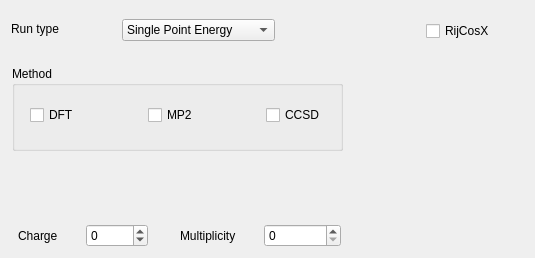
       <widget class="QWidget" name="controlPage">
        <widget class="QCheckBox" name="controlCosXCheck">
         <property name="geometry">
          <rect>
           <x>426</x>
           <y>18</y>
           <width>100</width>
           <height>26</height>
          </rect>
         </property>
         <property name="text">
          <string>RijCosX</string>
         </property>
        </widget>
        <widget class="QGroupBox" name="groupBox_2">
         <property name="geometry">
          <rect>
           <x>12</x>
           <y>66</y>
           <width>331</width>
           <height>85</height>
          </rect>
         </property>
         <property name="title">
          <string>Method</string>
         </property>
         <widget class="QWidget" name="layoutWidget">
          <property name="geometry">
           <rect>
            <x>18</x>
            <y>36</y>
            <width>295</width>
            <height>26</height>
           </rect>
          </property>
          <layout class="QHBoxLayout" name="horizontalLayout_18">
           <item>
            <widget class="QCheckBox" name="controlDFTCheck">
             <property name="text">
              <string>DFT</string>
             </property>
            </widget>
           </item>
           <item>
            <spacer name="horizontalSpacer_20">
             <property name="orientation">
              <enum>Qt::Horizontal</enum>
             </property>
             <property name="sizeHint" stdset="0">
              <size>
               <width>40</width>
               <height>20</height>
              </size>
             </property>
            </spacer>
           </item>
           <item>
            <widget class="QCheckBox" name="controlMP2Check">
             <property name="text">
              <string>MP2</string>
             </property>
            </widget>
           </item>
           <item>
            <spacer name="horizontalSpacer_21">
             <property name="orientation">
              <enum>Qt::Horizontal</enum>
             </property>
             <property name="sizeHint" stdset="0">
              <size>
               <width>40</width>
               <height>20</height>
              </size>
             </property>
            </spacer>
           </item>
           <item>
            <widget class="QCheckBox" name="controlCCSDCheck">
             <property name="text">
              <string>CCSD</string>
             </property>
            </widget>
           </item>
          </layout>
         </widget>
        </widget>
        <widget class="QComboBox" name="controlRunTypeCombo">
         <property name="geometry">
          <rect>
           <x>122</x>
           <y>19</y>
           <width>217</width>
           <height>25</height>
          </rect>
         </property>
         <property name="sizeAdjustPolicy">
          <enum>QComboBox::AdjustToContents</enum>
         </property>
         <item>
          <property name="text">
           <string>Single Point Energy</string>
          </property>
         </item>
         <item>
          <property name="text">
           <string>Geometry Optimization</string>
          </property>
         </item>
         <item>
          <property name="text">
           <string>Frequency</string>
          </property>
         </item>
        </widget>
        <widget class="QLabel" name="label_13">
         <property name="geometry">
          <rect>
           <x>11</x>
           <y>19</y>
           <width>72</width>
           <height>19</height>
          </rect>
         </property>
         <property name="text">
          <string>Run type</string>
         </property>
        </widget>
        <widget class="QWidget" name="layoutWidget">
         <property name="geometry">
          <rect>
           <x>18</x>
           <y>222</y>
           <width>130</width>
           <height>27</height>
          </rect>
         </property>
         <layout class="QHBoxLayout" name="horizontalLayout_9">
          <item>
           <widget class="QLabel" name="label_15">
            <property name="text">
             <string>Charge</string>
            </property>
           </widget>
          </item>
          <item>
           <widget class="QSpinBox" name="controlChargeSpin">
            <property name="minimum">
             <number>-10</number>
            </property>
            <property name="maximum">
             <number>10</number>
            </property>
           </widget>
          </item>
         </layout>
        </widget>
        <widget class="QWidget" name="layoutWidget">
         <property name="geometry">
          <rect>
           <x>180</x>
           <y>222</y>
           <width>161</width>
           <height>27</height>
          </rect>
         </property>
         <layout class="QHBoxLayout" name="horizontalLayout_17">
          <item>
           <widget class="QLabel" name="label_17">
            <property name="text">
             <string>Multiplicity</string>
            </property>
           </widget>
          </item>
          <item>
           <widget class="QSpinBox" name="controlMultiplicitySpin"/>
          </item>
         </layout>
        </widget>
       </widget>
